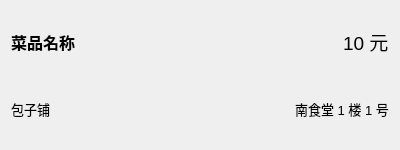
<?xml version="1.0" encoding="UTF-8"?>
<ui version="4.0">
 <class>Ditem</class>
 <widget class="QWidget" name="Ditem">
  <property name="geometry">
   <rect>
    <x>0</x>
    <y>0</y>
    <width>400</width>
    <height>150</height>
   </rect>
  </property>
  <property name="windowTitle">
   <string>Form</string>
  </property>
  <layout class="QVBoxLayout" name="vlay">
   <item>
    <layout class="QHBoxLayout" name="hlay1">
     <item>
      <widget class="QLabel" name="label1">
       <property name="font">
        <font>
         <pointsize>12</pointsize>
         <bold>true</bold>
        </font>
       </property>
       <property name="text">
        <string>菜品名称</string>
       </property>
      </widget>
     </item>
     <item>
      <widget class="QLabel" name="label2">
       <property name="sizePolicy">
        <sizepolicy hsizetype="Fixed" vsizetype="Preferred">
         <horstretch>0</horstretch>
         <verstretch>0</verstretch>
        </sizepolicy>
       </property>
       <property name="font">
        <font>
         <pointsize>14</pointsize>
        </font>
       </property>
       <property name="text">
        <string>10 元</string>
       </property>
      </widget>
     </item>
    </layout>
   </item>
   <item>
    <layout class="QHBoxLayout" name="hlay2">
     <item>
      <widget class="QLabel" name="label3">
       <property name="font">
        <font>
         <pointsize>10</pointsize>
        </font>
       </property>
       <property name="text">
        <string>包子铺</string>
       </property>
      </widget>
     </item>
     <item>
      <widget class="QLabel" name="label4">
       <property name="sizePolicy">
        <sizepolicy hsizetype="Fixed" vsizetype="Preferred">
         <horstretch>0</horstretch>
         <verstretch>0</verstretch>
        </sizepolicy>
       </property>
       <property name="font">
        <font>
         <pointsize>10</pointsize>
        </font>
       </property>
       <property name="text">
        <string>南食堂 1 楼 1 号</string>
       </property>
      </widget>
     </item>
    </layout>
   </item>
  </layout>
 </widget>
 <resources/>
 <connections/>
</ui>
